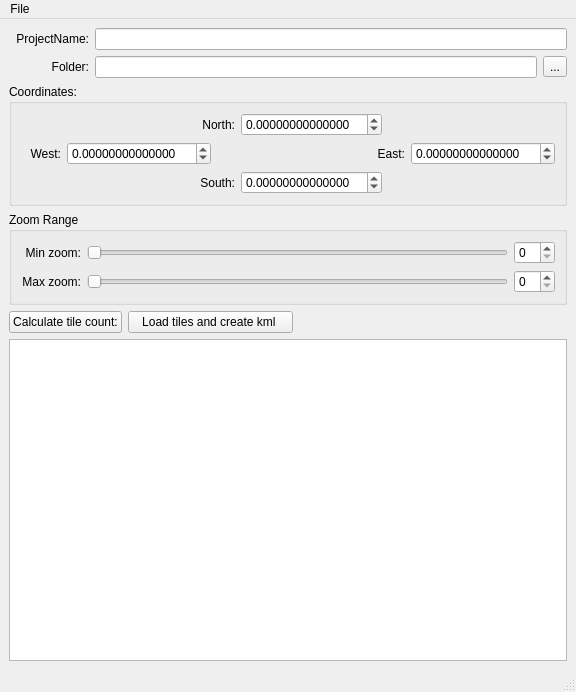
<?xml version="1.0" encoding="UTF-8"?>
<ui version="4.0">
 <class>LoadTilesWindow</class>
 <widget class="QMainWindow" name="LoadTilesWindow">
  <property name="geometry">
   <rect>
    <x>0</x>
    <y>0</y>
    <width>576</width>
    <height>692</height>
   </rect>
  </property>
  <property name="windowTitle">
   <string>Load tiles</string>
  </property>
  <widget class="QWidget" name="centralwidget">
   <layout class="QVBoxLayout" name="verticalLayout_3">
    <item>
     <layout class="QHBoxLayout" name="horizontalLayout_7">
      <item>
       <widget class="QLabel" name="label_5">
        <property name="minimumSize">
         <size>
          <width>80</width>
          <height>0</height>
         </size>
        </property>
        <property name="text">
         <string>ProjectName:</string>
        </property>
        <property name="alignment">
         <set>Qt::AlignRight|Qt::AlignTrailing|Qt::AlignVCenter</set>
        </property>
       </widget>
      </item>
      <item>
       <widget class="QLineEdit" name="project_le"/>
      </item>
     </layout>
    </item>
    <item>
     <layout class="QHBoxLayout" name="horizontalLayout_13">
      <item>
       <widget class="QLabel" name="label_8">
        <property name="minimumSize">
         <size>
          <width>80</width>
          <height>0</height>
         </size>
        </property>
        <property name="text">
         <string>Folder:</string>
        </property>
        <property name="alignment">
         <set>Qt::AlignRight|Qt::AlignTrailing|Qt::AlignVCenter</set>
        </property>
       </widget>
      </item>
      <item>
       <widget class="QLineEdit" name="folder_le"/>
      </item>
      <item>
       <widget class="QToolButton" name="select_folder_btn">
        <property name="text">
         <string>...</string>
        </property>
       </widget>
      </item>
     </layout>
    </item>
    <item>
     <widget class="QGroupBox" name="groupBox">
      <property name="title">
       <string>Coordinates:</string>
      </property>
      <layout class="QVBoxLayout" name="verticalLayout_2">
       <item>
        <layout class="QHBoxLayout" name="horizontalLayout_11">
         <item>
          <spacer name="horizontalSpacer_4">
           <property name="orientation">
            <enum>Qt::Horizontal</enum>
           </property>
           <property name="sizeHint" stdset="0">
            <size>
             <width>40</width>
             <height>20</height>
            </size>
           </property>
          </spacer>
         </item>
         <item>
          <layout class="QHBoxLayout" name="horizontalLayout" stretch="0,1">
           <item>
            <widget class="QLabel" name="label">
             <property name="minimumSize">
              <size>
               <width>40</width>
               <height>0</height>
              </size>
             </property>
             <property name="text">
              <string>North:</string>
             </property>
             <property name="alignment">
              <set>Qt::AlignRight|Qt::AlignTrailing|Qt::AlignVCenter</set>
             </property>
            </widget>
           </item>
           <item>
            <widget class="QDoubleSpinBox" name="north_sb">
             <property name="minimumSize">
              <size>
               <width>120</width>
               <height>0</height>
              </size>
             </property>
             <property name="locale">
              <locale language="C" country="AnyCountry"/>
             </property>
             <property name="decimals">
              <number>14</number>
             </property>
             <property name="minimum">
              <double>-90.000000000000000</double>
             </property>
             <property name="maximum">
              <double>90.000000000000000</double>
             </property>
            </widget>
           </item>
          </layout>
         </item>
         <item>
          <spacer name="horizontalSpacer_5">
           <property name="orientation">
            <enum>Qt::Horizontal</enum>
           </property>
           <property name="sizeHint" stdset="0">
            <size>
             <width>40</width>
             <height>20</height>
            </size>
           </property>
          </spacer>
         </item>
        </layout>
       </item>
       <item>
        <layout class="QHBoxLayout" name="horizontalLayout_10">
         <item>
          <layout class="QHBoxLayout" name="horizontalLayout_3">
           <item>
            <widget class="QLabel" name="label_2">
             <property name="minimumSize">
              <size>
               <width>40</width>
               <height>0</height>
              </size>
             </property>
             <property name="text">
              <string>West:</string>
             </property>
             <property name="alignment">
              <set>Qt::AlignRight|Qt::AlignTrailing|Qt::AlignVCenter</set>
             </property>
            </widget>
           </item>
           <item>
            <widget class="QDoubleSpinBox" name="west_sb">
             <property name="minimumSize">
              <size>
               <width>120</width>
               <height>0</height>
              </size>
             </property>
             <property name="locale">
              <locale language="C" country="AnyCountry"/>
             </property>
             <property name="buttonSymbols">
              <enum>QAbstractSpinBox::UpDownArrows</enum>
             </property>
             <property name="prefix">
              <string notr="true"/>
             </property>
             <property name="decimals">
              <number>14</number>
             </property>
             <property name="minimum">
              <double>-180.000000000000000</double>
             </property>
             <property name="maximum">
              <double>180.000000000000000</double>
             </property>
            </widget>
           </item>
          </layout>
         </item>
         <item>
          <spacer name="horizontalSpacer_3">
           <property name="orientation">
            <enum>Qt::Horizontal</enum>
           </property>
           <property name="sizeHint" stdset="0">
            <size>
             <width>40</width>
             <height>20</height>
            </size>
           </property>
          </spacer>
         </item>
         <item>
          <layout class="QHBoxLayout" name="horizontalLayout_4" stretch="0,1">
           <item>
            <widget class="QLabel" name="label_3">
             <property name="minimumSize">
              <size>
               <width>40</width>
               <height>0</height>
              </size>
             </property>
             <property name="text">
              <string>East:</string>
             </property>
             <property name="alignment">
              <set>Qt::AlignRight|Qt::AlignTrailing|Qt::AlignVCenter</set>
             </property>
            </widget>
           </item>
           <item>
            <widget class="QDoubleSpinBox" name="east_sb">
             <property name="minimumSize">
              <size>
               <width>120</width>
               <height>0</height>
              </size>
             </property>
             <property name="locale">
              <locale language="C" country="AnyCountry"/>
             </property>
             <property name="suffix">
              <string/>
             </property>
             <property name="decimals">
              <number>14</number>
             </property>
             <property name="minimum">
              <double>-180.000000000000000</double>
             </property>
             <property name="maximum">
              <double>180.000000000000000</double>
             </property>
            </widget>
           </item>
          </layout>
         </item>
        </layout>
       </item>
       <item>
        <layout class="QHBoxLayout" name="horizontalLayout_12">
         <item>
          <spacer name="horizontalSpacer_6">
           <property name="orientation">
            <enum>Qt::Horizontal</enum>
           </property>
           <property name="sizeHint" stdset="0">
            <size>
             <width>40</width>
             <height>20</height>
            </size>
           </property>
          </spacer>
         </item>
         <item>
          <layout class="QHBoxLayout" name="horizontalLayout_2" stretch="0,1">
           <item>
            <widget class="QLabel" name="label_4">
             <property name="minimumSize">
              <size>
               <width>40</width>
               <height>0</height>
              </size>
             </property>
             <property name="text">
              <string>South:</string>
             </property>
             <property name="alignment">
              <set>Qt::AlignRight|Qt::AlignTrailing|Qt::AlignVCenter</set>
             </property>
            </widget>
           </item>
           <item>
            <widget class="QDoubleSpinBox" name="south_sb">
             <property name="minimumSize">
              <size>
               <width>120</width>
               <height>0</height>
              </size>
             </property>
             <property name="locale">
              <locale language="C" country="AnyCountry"/>
             </property>
             <property name="decimals">
              <number>14</number>
             </property>
             <property name="minimum">
              <double>-90.000000000000000</double>
             </property>
             <property name="maximum">
              <double>90.000000000000000</double>
             </property>
            </widget>
           </item>
          </layout>
         </item>
         <item>
          <spacer name="horizontalSpacer_7">
           <property name="orientation">
            <enum>Qt::Horizontal</enum>
           </property>
           <property name="sizeHint" stdset="0">
            <size>
             <width>40</width>
             <height>20</height>
            </size>
           </property>
          </spacer>
         </item>
        </layout>
       </item>
      </layout>
     </widget>
    </item>
    <item>
     <widget class="QGroupBox" name="groupBox_2">
      <property name="title">
       <string>Zoom Range</string>
      </property>
      <layout class="QVBoxLayout" name="verticalLayout">
       <item>
        <layout class="QHBoxLayout" name="horizontalLayout_8" stretch="0,1,0">
         <item>
          <widget class="QLabel" name="label_6">
           <property name="minimumSize">
            <size>
             <width>60</width>
             <height>0</height>
            </size>
           </property>
           <property name="text">
            <string>Min zoom:</string>
           </property>
           <property name="alignment">
            <set>Qt::AlignRight|Qt::AlignTrailing|Qt::AlignVCenter</set>
           </property>
          </widget>
         </item>
         <item>
          <widget class="QSlider" name="min_zoom_sl">
           <property name="maximum">
            <number>19</number>
           </property>
           <property name="orientation">
            <enum>Qt::Horizontal</enum>
           </property>
          </widget>
         </item>
         <item>
          <widget class="QSpinBox" name="min_zoom_sb">
           <property name="maximum">
            <number>19</number>
           </property>
          </widget>
         </item>
        </layout>
       </item>
       <item>
        <layout class="QHBoxLayout" name="horizontalLayout_9" stretch="0,1,0">
         <item>
          <widget class="QLabel" name="label_7">
           <property name="minimumSize">
            <size>
             <width>60</width>
             <height>0</height>
            </size>
           </property>
           <property name="text">
            <string>Max zoom:</string>
           </property>
           <property name="alignment">
            <set>Qt::AlignRight|Qt::AlignTrailing|Qt::AlignVCenter</set>
           </property>
          </widget>
         </item>
         <item>
          <widget class="QSlider" name="max_zoom_sl">
           <property name="maximum">
            <number>19</number>
           </property>
           <property name="orientation">
            <enum>Qt::Horizontal</enum>
           </property>
          </widget>
         </item>
         <item>
          <widget class="QSpinBox" name="max_zoom_sb">
           <property name="maximum">
            <number>19</number>
           </property>
          </widget>
         </item>
        </layout>
       </item>
      </layout>
     </widget>
    </item>
    <item>
     <layout class="QHBoxLayout" name="horizontalLayout_6">
      <item>
       <widget class="QPushButton" name="calc_tile_cnt_btn">
        <property name="text">
         <string>Calculate tile count:</string>
        </property>
       </widget>
      </item>
      <item>
       <widget class="QPushButton" name="download_btn">
        <property name="text">
         <string>   Load tiles and create kml    </string>
        </property>
       </widget>
      </item>
      <item>
       <spacer name="horizontalSpacer_2">
        <property name="orientation">
         <enum>Qt::Horizontal</enum>
        </property>
        <property name="sizeHint" stdset="0">
         <size>
          <width>40</width>
          <height>20</height>
         </size>
        </property>
       </spacer>
      </item>
     </layout>
    </item>
    <item>
     <widget class="QTextEdit" name="log_te">
      <property name="undoRedoEnabled">
       <bool>false</bool>
      </property>
      <property name="readOnly">
       <bool>true</bool>
      </property>
      <property name="overwriteMode">
       <bool>true</bool>
      </property>
     </widget>
    </item>
   </layout>
  </widget>
  <widget class="QMenuBar" name="menubar">
   <property name="geometry">
    <rect>
     <x>0</x>
     <y>0</y>
     <width>576</width>
     <height>26</height>
    </rect>
   </property>
   <widget class="QMenu" name="menuFile">
    <property name="title">
     <string>File</string>
    </property>
    <addaction name="load_settings_act"/>
    <addaction name="save_settings_act"/>
    <addaction name="separator"/>
    <addaction name="load_kml_act"/>
   </widget>
   <addaction name="menuFile"/>
  </widget>
  <widget class="QStatusBar" name="statusbar"/>
  <action name="load_settings_act">
   <property name="text">
    <string>Load settings</string>
   </property>
  </action>
  <action name="save_settings_act">
   <property name="text">
    <string>Save Settings</string>
   </property>
  </action>
  <action name="load_kml_act">
   <property name="text">
    <string>Load koordinates from kml</string>
   </property>
  </action>
  <action name="saveas_settings_acr">
   <property name="text">
    <string>Save settings as</string>
   </property>
  </action>
 </widget>
 <resources/>
 <connections>
  <connection>
   <sender>min_zoom_sl</sender>
   <signal>valueChanged(int)</signal>
   <receiver>min_zoom_sb</receiver>
   <slot>setValue(int)</slot>
   <hints>
    <hint type="sourcelabel">
     <x>276</x>
     <y>275</y>
    </hint>
    <hint type="destinationlabel">
     <x>538</x>
     <y>276</y>
    </hint>
   </hints>
  </connection>
  <connection>
   <sender>min_zoom_sb</sender>
   <signal>valueChanged(int)</signal>
   <receiver>min_zoom_sl</receiver>
   <slot>setValue(int)</slot>
   <hints>
    <hint type="sourcelabel">
     <x>514</x>
     <y>287</y>
    </hint>
    <hint type="destinationlabel">
     <x>308</x>
     <y>280</y>
    </hint>
   </hints>
  </connection>
  <connection>
   <sender>max_zoom_sl</sender>
   <signal>valueChanged(int)</signal>
   <receiver>max_zoom_sb</receiver>
   <slot>setValue(int)</slot>
   <hints>
    <hint type="sourcelabel">
     <x>321</x>
     <y>307</y>
    </hint>
    <hint type="destinationlabel">
     <x>526</x>
     <y>311</y>
    </hint>
   </hints>
  </connection>
  <connection>
   <sender>max_zoom_sb</sender>
   <signal>valueChanged(int)</signal>
   <receiver>max_zoom_sl</receiver>
   <slot>setValue(int)</slot>
   <hints>
    <hint type="sourcelabel">
     <x>540</x>
     <y>300</y>
    </hint>
    <hint type="destinationlabel">
     <x>354</x>
     <y>313</y>
    </hint>
   </hints>
  </connection>
 </connections>
</ui>
